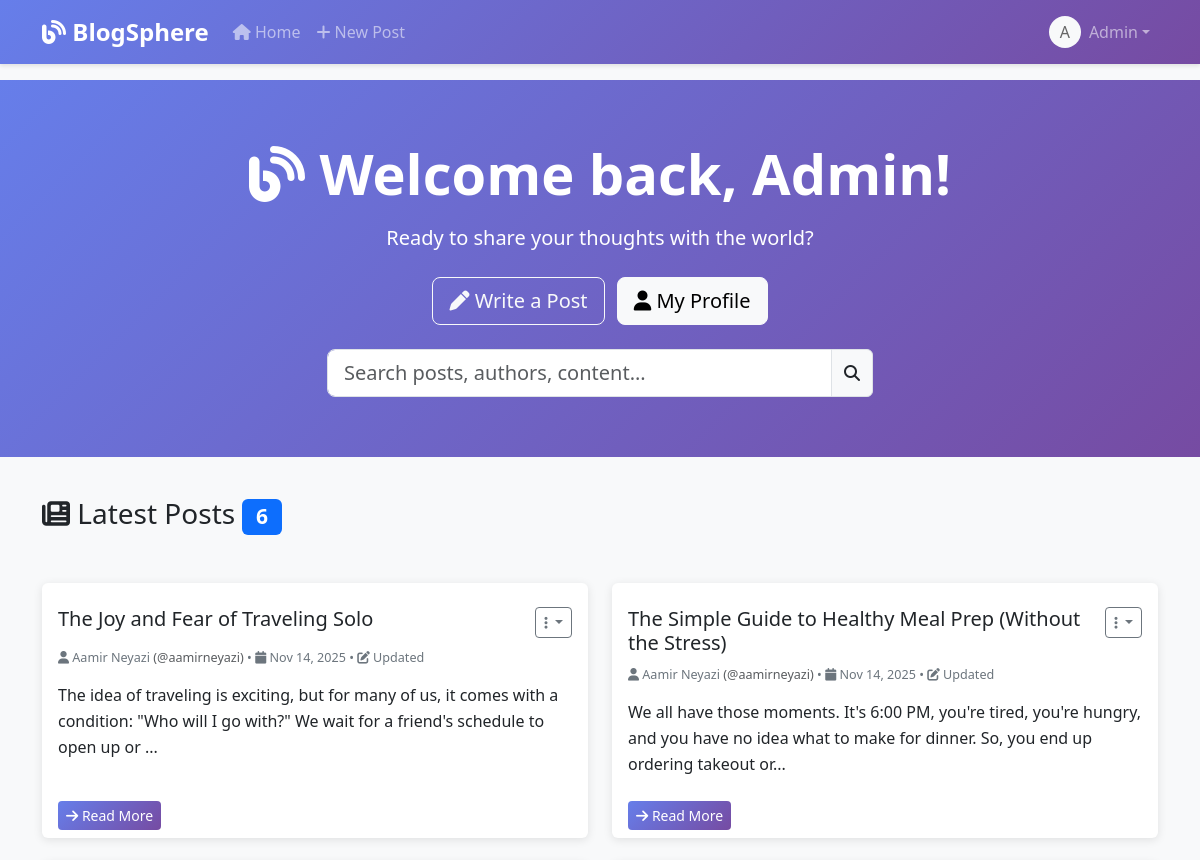
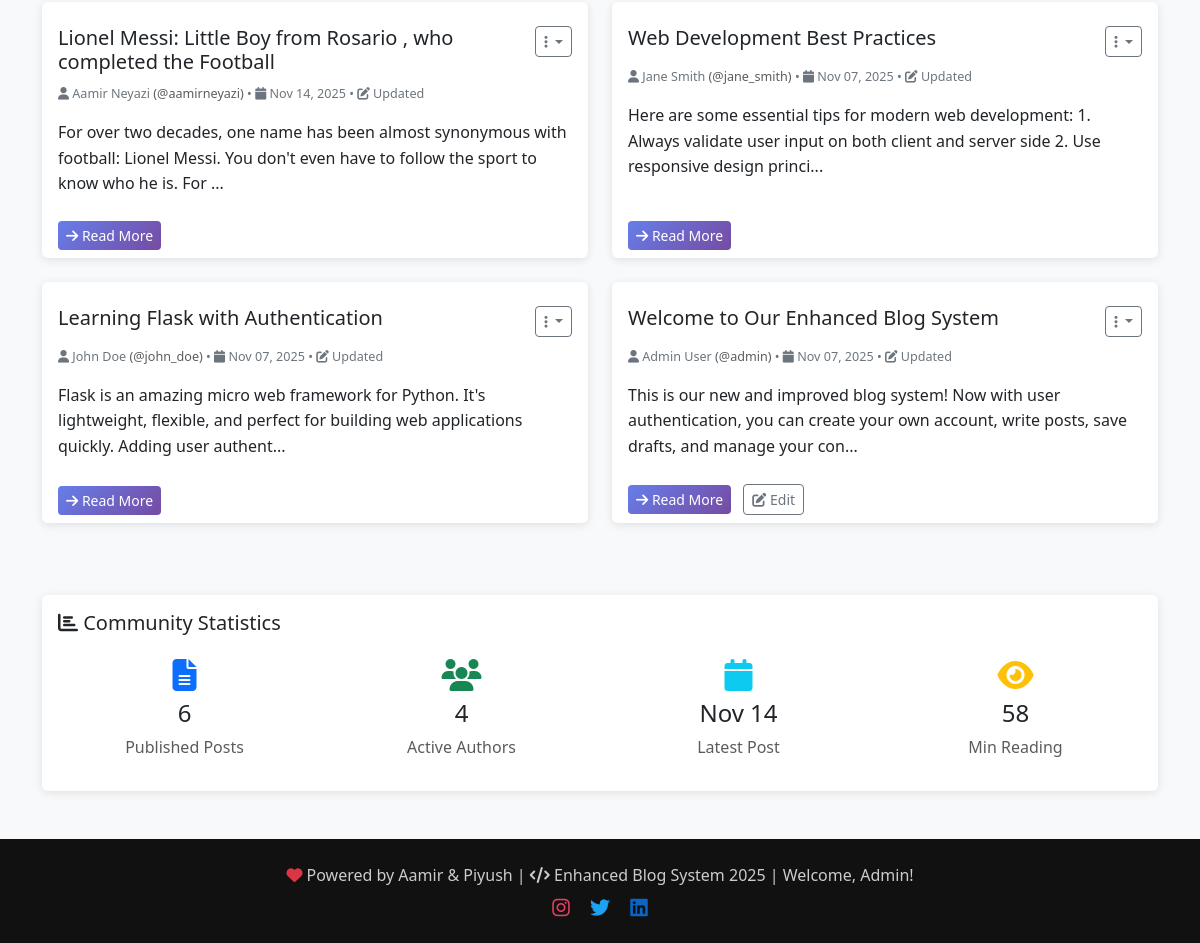
Screenshot of / (signed in) with the database file from the repository (2 pictures, top to bottom).
### app.py (models this page shows, shortened)
class User(UserMixin, db.Model):
    id = db.Column(db.Integer, primary_key=True)
    username = db.Column(db.String(80), unique=True, nullable=False)
    email = db.Column(db.String(120), unique=True, nullable=False)
    password_hash = db.Column(db.String(120), nullable=False)
    first_name = db.Column(db.String(50), nullable=False)
    last_name = db.Column(db.String(50), nullable=False)
    bio = db.Column(db.Text)
    created_at = db.Column(db.DateTime, default=datetime.utcnow)
    is_active = db.Column(db.Boolean, default=True)
    posts = db.relationship('Post', backref='author', lazy=True, cascade='all, delete-orphan')
    is_admin = db.Column(db.Boolean, nullable=False, default=False)
    def get_full_name(self):
        return f"{self.first_name} {self.last_name}"

class Post(db.Model):
    id = db.Column(db.Integer, primary_key=True)
    title = db.Column(db.String(200), nullable=False)
    content = db.Column(db.Text, nullable=False)
    created_at = db.Column(db.DateTime, default=datetime.utcnow)
    updated_at = db.Column(db.DateTime, default=datetime.utcnow, onupdate=datetime.utcnow)
    user_id = db.Column(db.Integer, db.ForeignKey('user.id'), nullable=False)
    is_published = db.Column(db.Boolean, default=True)

### app.py (the view)
@app.route('/')
def index():
    posts = Post.query.filter_by(is_published=True).order_by(Post.created_at.desc()).all()
    return render_template('index.html', posts=posts)

### app.py (called while the page is built)
@login_manager.user_loader
def load_user(user_id):
    return User.query.get(int(user_id))

### templates/index.html (shortened to what this page needs)
{% extends "base.html" %}
{% block content %}
<section class="hero-section">
    <div class="container text-center">
        {% if current_user.is_authenticated %}
        <h1 class="display-4 fw-bold mb-3">
            <i class="fas fa-blog"></i> Welcome back, {{ current_user.first_name }}!
        </h1>
        <p class="lead mb-4">Ready to share your thoughts with the world?</p>
        <a href="{{ url_for('create_post') }}" class="btn btn-outline-light btn-lg me-2">
            <i class="fas fa-pen"></i> Write a Post
        </a>
        <a href="{{ url_for('profile') }}" class="btn btn-light btn-lg">
            <i class="fas fa-user"></i> My Profile
        </a>
        {% endif %}
    </div>
</section>
<div class="container">
    {% if posts %}
    <div class="row">
        <div class="col-12 mb-4">
            <h2 class="h3 mb-4">
                <i class="fas fa-newspaper"></i> Latest Posts
                <span class="badge bg-primary">{{ posts|length }}</span>
            </h2>
        </div>
    </div>
    <div class="row">
        {% for post in posts %}
        <div class="col-lg-6 col-md-6 mb-4">
            <div class="card h-100">
                <div class="card-header bg-transparent border-0 pt-4">
                    <div class="d-flex justify-content-between align-items-start">
                        <h5 class="card-title mb-0">
                            <a href="{{ url_for('view_post', post_id=post.id) }}"
                                class="text-decoration-none text-dark">
                                {{ post.title }}
                            </a>
                        </h5>
                        <div class="dropdown">
                            <button class="btn btn-sm btn-outline-secondary dropdown-toggle" type="button"
                                data-bs-toggle="dropdown">
                                <i class="fas fa-ellipsis-v"></i>
                            </button>
                        </div>
                    </div>
                </div>
                <div class="card-body pt-0">
                    <div class="post-meta mb-3">
                        <small>
                            <i class="fas fa-user"></i> {{ post.author.get_full_name() }}
                            <span class="text-muted">(@{{ post.author.username }})</span> •
                            <i class="fas fa-calendar"></i> {{ post.created_at.strftime('%b %d, %Y') }}
                            {% if post.updated_at != post.created_at %}
                            • <i class="fas fa-edit"></i> Updated
                            {% endif %}
                        </small>
                    </div>
                    <p class="card-text post-content">
                        {% if post.content|length > 150 %}
                        {{ post.content[:150] }}...
                        {% else %}
                        {{ post.content }}
                        {% endif %}
                    </p>
                </div>
                <div class="card-footer bg-transparent border-0">
                    <a href="{{ url_for('view_post', post_id=post.id) }}" class="btn btn-primary btn-sm">
                        <i class="fas fa-arrow-right"></i> Read More
                    </a>
                    {% if current_user.is_authenticated and current_user.id == post.user_id %}
                    <a href="{{ url_for('edit_post', post_id=post.id) }}" class="btn btn-outline-secondary btn-sm ms-2">
                        <i class="fas fa-edit"></i> Edit
                    </a>
                    {% endif %}
                </div>
            </div>
        </div>
        {% if loop.index % 2 == 0 %}
    </div>
    <div class="row">
        {% endif %}
        {% endfor %}
    </div>
    {% endif %}
    {% if posts %}
    <div class="row mt-5">
        <div class="col-12">
            <div class="card">
                <div class="card-body">
                    <h5 class="card-title">
                        <i class="fas fa-chart-bar"></i> Community Statistics
                    </h5>
                    <div class="row text-center">
                        <div class="col-md-3">
                            <div class="p-3">
                                <i class="fas fa-file-alt fa-2x text-primary mb-2"></i>
                                <h4>{{ posts|length }}</h4>
                                <p class="text-muted mb-0">Published Posts</p>
                            </div>
                        </div>
                        <div class="col-md-3">
                            <div class="p-3">
                                <i class="fas fa-users fa-2x text-success mb-2"></i>
                                <h4>{{ posts|map(attribute='author')|map(attribute='username')|unique|list|length }}
                                </h4>
                                <p class="text-muted mb-0">Active Authors</p>
                            </div>
                        </div>
                        <div class="col-md-3">
                            <div class="p-3">
                                <i class="fas fa-calendar fa-2x text-info mb-2"></i>
                                <h4>{{ posts[0].created_at.strftime('%b %d') if posts else 'N/A' }}</h4>
                                <p class="text-muted mb-0">Latest Post</p>
                            </div>
                        </div>
                        <div class="col-md-3">
                            <div class="p-3">
                                <i class="fas fa-eye fa-2x text-warning mb-2"></i>
                                <h4>
                                    {{ (posts|map(attribute='content')|map('length')|sum / 200)|round|int if posts else
                                    0 }}
                                </h4>
                                <p class="text-muted mb-0">Min Reading</p>
                            </div>
                        </div>
                    </div>
                </div>
            </div>
        </div>
    </div>
    {% endif %}
</div>
{% endblock %}

### templates/base.html (shortened to what this page needs)
<!DOCTYPE html>
<html lang="en">
<head>
    <link href="https://cdnjs.cloudflare.com/ajax/libs/bootstrap/5.3.0/css/bootstrap.min.css" rel="stylesheet">
    <link href="https://cdnjs.cloudflare.com/ajax/libs/font-awesome/6.4.0/css/all.min.css" rel="stylesheet">
</head>
<body>
    <nav class="navbar navbar-expand-lg navbar-dark">
        <div class="container">
            <a class="navbar-brand" href="{{ url_for('index') }}">
                <i class="fas fa-blog"></i> BlogSphere
            </a>
            <div class="collapse navbar-collapse" id="navbarNav">
                <ul class="navbar-nav me-auto">
                    <li class="nav-item">
                        <a class="nav-link" href="{{ url_for('index') }}">
                            <i class="fas fa-home"></i> Home
                        </a>
                    </li>
                    {% if current_user.is_authenticated %}
                    <li class="nav-item">
                        <a class="nav-link" href="{{ url_for('create_post') }}">
                            <i class="fas fa-plus"></i> New Post
                        </a>
                    </li>
                    {% endif %}
                </ul>
                <ul class="navbar-nav">
                    {% if current_user.is_authenticated %}
                    <li class="nav-item dropdown">
                        <a class="nav-link dropdown-toggle d-flex align-items-center" href="#" id="navbarDropdown"
                            role="button" data-bs-toggle="dropdown">
                            <div class="bg-light rounded-circle d-flex align-items-center justify-content-center me-2"
                                style="width: 32px; height: 32px; color: #666;">
                                {{ current_user.first_name[0].upper() }}
                            </div>
                            {{ current_user.first_name }}
                        </a>
                    </li>
                    {% endif %}
                </ul>
            </div>
        </div>
    </nav>
    <main class="fade-in">
        {% block content %}{% endblock %}
    </main>
    <footer class="footer mt-5 py-4" style="background-color: #111; color: #ccc; text-align: center;">
    <div class="container text-center">
        <p class="mb-0">
            <i class="fas fa-heart text-danger"></i>
            Powered by Aamir & Piyush |
            <i class="fas fa-code"></i>
            Enhanced Blog System 2025
            {% if current_user.is_authenticated %}
            | Welcome, {{ current_user.first_name }}!
            {% endif %}
        </p>
    </div>
    <div class="mt-2">
        <a href="https://www.instagram.com/aamir_._10/" target="_blank" class="mx-2" style="color: #E4405F; text-decoration: none;">
            <i class="fab fa-instagram fa-lg"></i>
        </a>
        <a href="https://x.com/AamirNeyazi" target="_blank" class="mx-2" style="color: #1DA1F2; text-decoration: none;">
            <i class="fab fa-twitter fa-lg"></i>
        </a>
        <a href="https://www.linkedin.com/in/aamirneyazi/" target="_blank" class="mx-2" style="color: #0A66C2; text-decoration: none;">
            <i class="fab fa-linkedin fa-lg"></i>
        </a>
    </div>
</footer>
</body>
</html>

### templates/base.html (style rules this page uses)
body { background-color: #f8f9fa; font-family: 'Segoe UI', Tahoma, Geneva, Verdana, sans-serif; }
.navbar { background: linear-gradient(135deg, #667eea 0%, #764ba2 100%); box-shadow: 0 2px 4px rgba(0, 0, 0, 0.1); }
.navbar-brand { font-weight: bold; font-size: 1.5rem; }
.card { border: none; box-shadow: 0 2px 10px rgba(0, 0, 0, 0.1); transition: transform 0.2s ease-in-out; }
.btn-primary { background: linear-gradient(135deg, #667eea 0%, #764ba2 100%); border: none; }
.post-meta { color: #6c757d; font-size: 0.9rem; }
.post-content { line-height: 1.6; }
.footer { background-color: #343a40; color: white; margin-top: 50px; }
.fade-in { animation: fadeIn 0.5s ease-in; }
.hero-section { background: linear-gradient(135deg, #667eea 0%, #764ba2 100%); color: white; padding: 60px 0; margin-bottom: 40px; }

### rows the page displays
User: first_name "A", first_name "Admin"
Post: title "The Joy and Fear of Traveling Solo", author.get_full_name "Aamir Neyazi", author.username "aamirneyazi", created_at "Nov 14, 2025", shows "Updated", content "The idea of traveling is exciting, but for many of us, it comes with a condition: \"Who will I go with?\" We wait for a friend's schedule to open up or", created_at "Nov 14"
Post: title "The Simple Guide to Healthy Meal Prep (Without the Stress)", author.get_full_name "Aamir Neyazi", author.username "aamirneyazi", created_at "Nov 14, 2025", shows "Updated", content "We all have those moments. It's 6:00 PM, you're tired, you're hungry, and you have no idea what to make for dinner. So, you end up ordering takeout or"
Post: title "Lionel Messi: Little Boy from Rosario , who completed the Football", author.get_full_name "Aamir Neyazi", author.username "aamirneyazi", created_at "Nov 14, 2025", shows "Updated", content "For over two decades, one name has been almost synonymous with football: Lionel Messi. You don't even have to follow the sport to know who he is. For"
Post: title "Web Development Best Practices", author.get_full_name "Jane Smith", author.username "jane_smith", created_at "Nov 07, 2025", shows "Updated", content "Here are some essential tips for modern web development: 1. Always validate user input on both client and server side 2. Use responsive design princi"
Post: title "Learning Flask with Authentication", author.get_full_name "John Doe", author.username "john_doe", created_at "Nov 07, 2025", shows "Updated", content "Flask is an amazing micro web framework for Python. It's lightweight, flexible, and perfect for building web applications quickly. Adding user authent"
Post: title "Welcome to Our Enhanced Blog System", author.get_full_name "Admin User", author.username "admin", created_at "Nov 07, 2025", shows "Updated", content "This is our new and improved blog system! Now with user authentication, you can create your own account, write posts, save drafts, and manage your con"

### other values shown
{{ posts|length }} "6"
